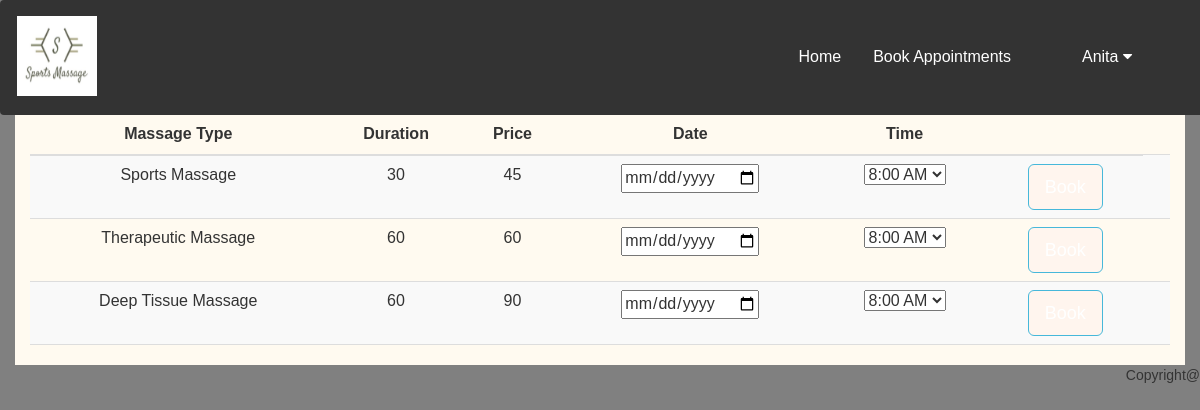
Screenshot of /BookAppointment.php (signed in) with the database file from the repository.
### tables this page shows
CREATE TABLE `services` (
  `ServiceId` int(11) NOT NULL,
  `MassageType` varchar(50) NOT NULL,
  `Duration` int(11) NOT NULL,
  `Amount` decimal(10,0) NOT NULL
);

### BookAppointment.php (the view, shortened to what this page needs)
<?php
require 'dbconnect.php';
$query = "SELECT * FROM services";
$result = mysqli_query($mysqli, $query);
?>
<html>
<head>
  <link rel="stylesheet" type="text/css" href="stylesheet.css">
  <link rel="stylesheet" href="https://maxcdn.bootstrapcdn.com/bootstrap/3.4.0/css/bootstrap.min.css">
  <?php require("usertab.php"); ?>
</head>
<body>
  <div class="flex-container container">
    <table class="table table-striped">
      <thead>
        <tr>
          <th>Massage Type</th>
          <th>Duration</th>
          <th>Price</th>
          <th>Date</th>
          <th>Time</th>
          <th></th>
        </tr>
      </thead>
      <tbody>
        <?php while ($row = mysqli_fetch_array($result)) { ?>
          <form method="POST" action="insertbookappointment.php">
            <tr class="ptr" id="what">
              <td><input type="hidden" name="massagetype" value="<?php echo $row['MassageType'] ?>" /><?php echo $row['MassageType'] ?></td>
              <td><input type="hidden" name="duration" value="<?php echo $row['Duration'] ?>" /><?php echo $row['Duration'] ?></td>
              <td><input type="hidden" name="amount" value="<?php echo $row['Amount'] ?>" /><?php echo $row['Amount'] ?></td>
              <td><input type="date" id="date" name="date" /></td>
              <td>
                <select name="time" id="time">
                  <option value="8:00">8:00 AM</option>
                </select>
              </td>
              <td>
                <button type="button" value="Book" class="btn btn-info btn-lg mmodal" data-toggle="modal" data-target="">Book</button>
              </td>
              <td>
              </td>
            </tr>
          </form>
        <?php } ?>
      </tbody>
    </table>
  </div>
</body>
<?php require("footer.php"); ?>
</html>

### stylesheet.css (style rules this page uses)
body { background-color: gray; }
.btn { background-color: seashell; }

### usertab.php (style rules this page uses)
body { font-family: Arial, Helvetica, sans-serif; }

### BookAppointment.php (style rules this page uses)
.flex-container { display: flex; justify-content: center; background-color: floralwhite; }
table { border-collapse: collapse; width: 100%; }
th, td { padding: 8px; text-align: center; border-bottom: 1px solid #ddd; }

### rows the page displays
services: MassageType "Sports Massage", Duration "30", Amount "45"
services: MassageType "Therapeutic Massage", Duration "60", Amount "60"
services: MassageType "Deep Tissue Massage", Duration "60", Amount "90"

### other values shown
$_SESSION['firstname'] "Anita"
